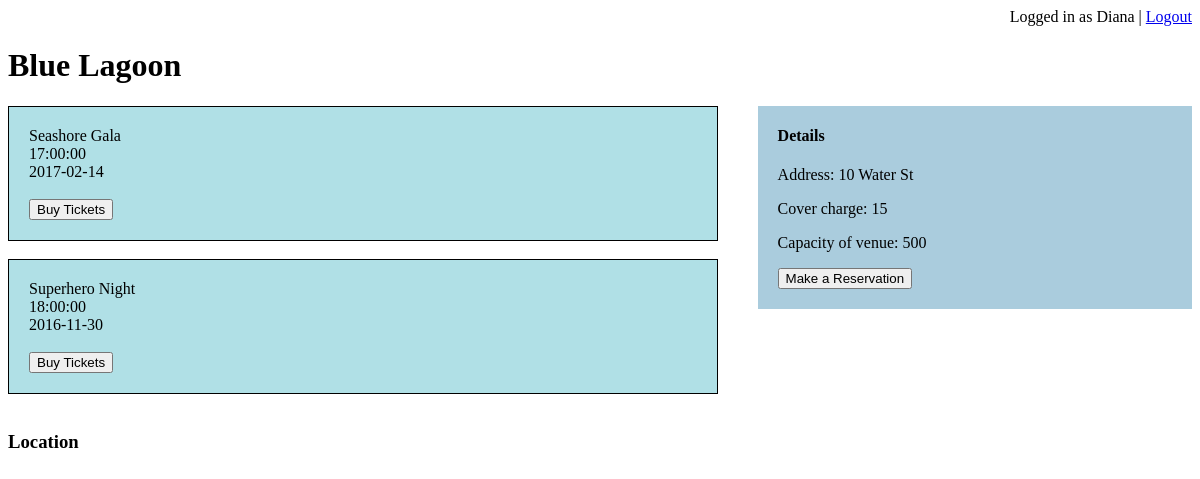
/venue_page.php?branchID=69435 (signed in), run on an earlier commit of the app's database.
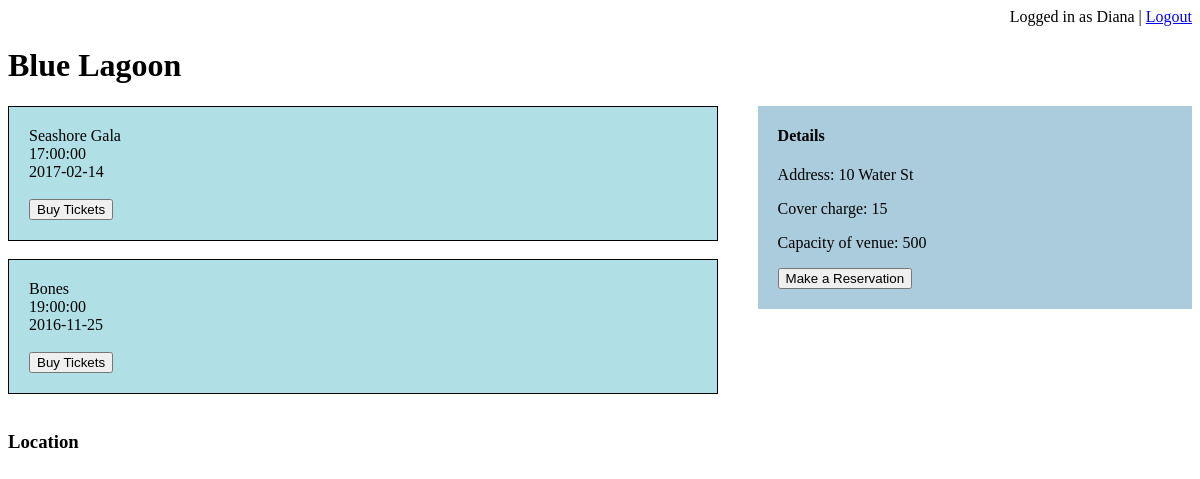
And on a later commit of the database.
### tables this page shows
CREATE TABLE `hostedevent` (
  `evid` int(11) NOT NULL,
  `name` varchar(20) NOT NULL,
  `date` date NOT NULL,
  `start_time` time NOT NULL,
  `branchID` int(11) DEFAULT NULL,
  `price` double NOT NULL
);

### venue_page.php (the view, shortened to what this page needs)
<?php
if ( isset($_SESSION['user'])=="" ) {
    header("Location: index.php");
    exit;
  }
else
{
$username=$_SESSION['username'];
?>
<!DOCTYPE html>
<html>
<head>
</head>
<body>
<div style="text-align:right;">Logged in as <?php echo $username; ?> | <a href="http://localhost/304_project/logout.php">Logout</a></div>
<?php
$branchID = $_GET['branchID'];
$servername = "localhost";
$username = "root";
$password = NULL;
$databasename = 'Venue';
$conn = new mysqli($servername, $username, $password, $databasename);
$sql = "SELECT name, branchID, address, capacity, cover_charge FROM `venue` WHERE branchID = '$branchID'";
$eventsForVenue = "SELECT * FROM `hostedevent` WHERE branchID = '$branchID'";
$result = $conn->query($sql);
$allEvents = $conn->query($eventsForVenue);
$capacity = 0;
$cover_charge = 0;
if ($result->num_rows > 0) {
    while($row = $result->fetch_assoc()) {
		$venueName=$row["name"];
		$capacity = $row["capacity"];
		$cover_charge = $row["cover_charge"];
		$venueAddress = $row["address"];
    }
} else {
    echo "0 results";
}
$eventList = "";
if ($allEvents->num_rows > 0) {
    while($rowEvents = $allEvents->fetch_assoc()) {
    	$eventName=$rowEvents["name"];
		$date = $rowEvents["date"];
		$time = $rowEvents["start_time"];
		$evid = $rowEvents["evid"];
		$eventList .=  '<div class="event" style="padding: 20px; background-color: powderblue; border: 1px solid black;">'.$eventName.'<br>'.$time.'<br>'.$date.'<br><br><a href = "http://localhost/304_project/event_page.php?evid='.$evid.'"><button>Buy Tickets</button></a></div><br>';
    }
} else {
    echo "0 results";
}
 ?>
<h1><?php echo $venueName; ?></h1>
<div style="overflow:hidden;">
<div style="float:left;width:60%;">  <?php echo $eventList; ?></div>
<div style="float:right;width:35%;background:#aaccdd; padding-left: 20px;padding-bottom: 20px;"><h4>Details</h4>
	<p>Address: <?php echo $venueAddress; ?></p>
	<p>Cover charge: <?php echo $cover_charge;?></p>
	<p>Capacity of venue: <?php echo $capacity;?></p>
<div><a href="http://localhost/304_project/table_reservation.php?branchID=<?php echo $branchID;?>"><button>Make a Reservation</button></a></div>
</div>
</div>
    <h3>Location</h3>
    <div id="map"></div>
 </body>
</html>
 <?php
}
?>

What changed in the data, as far as the page shows it:
no longer on this page (row edited): hostedevent: name "Superhero Night", start_time "18:00:00", date "2016-11-30"
now on this page (row edited): hostedevent: name "Bones", start_time "19:00:00", date "2016-11-25"
